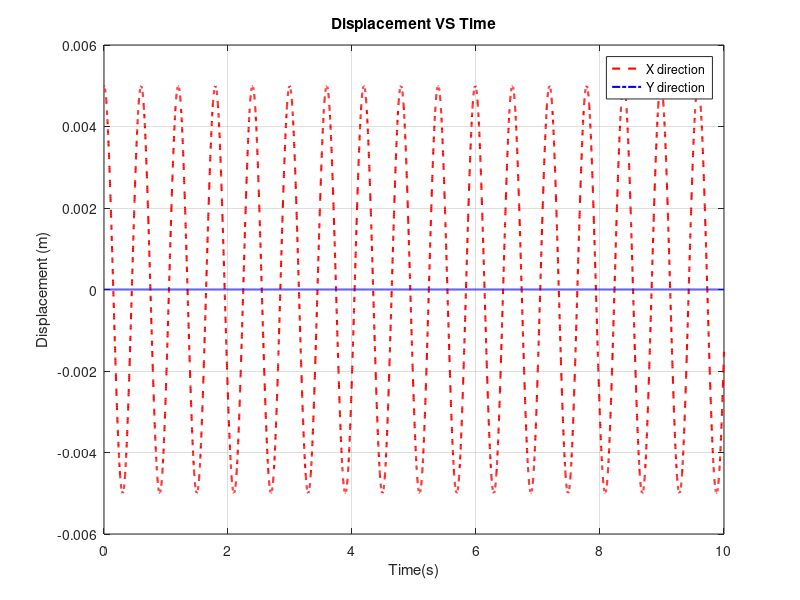
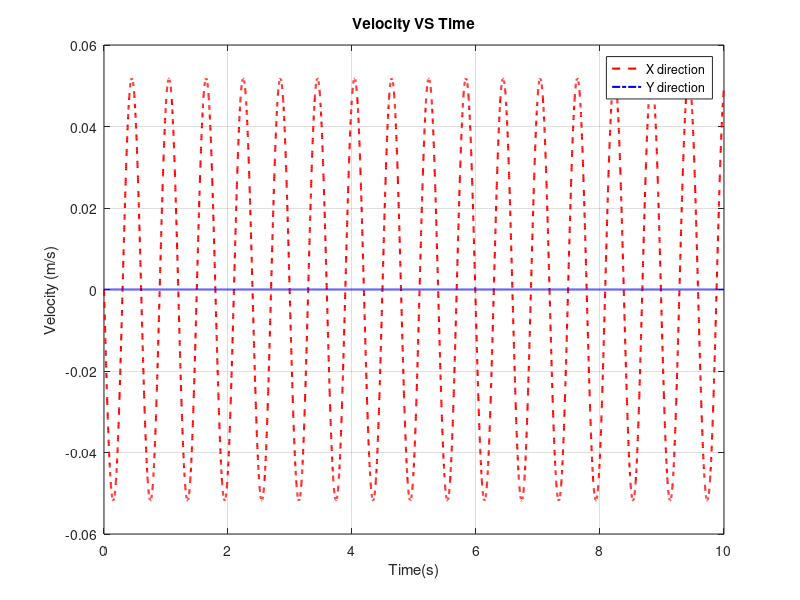
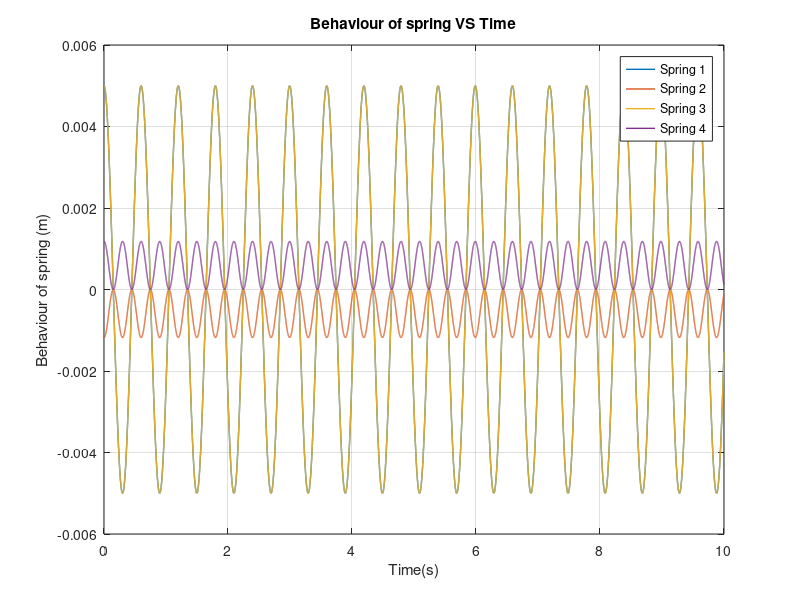
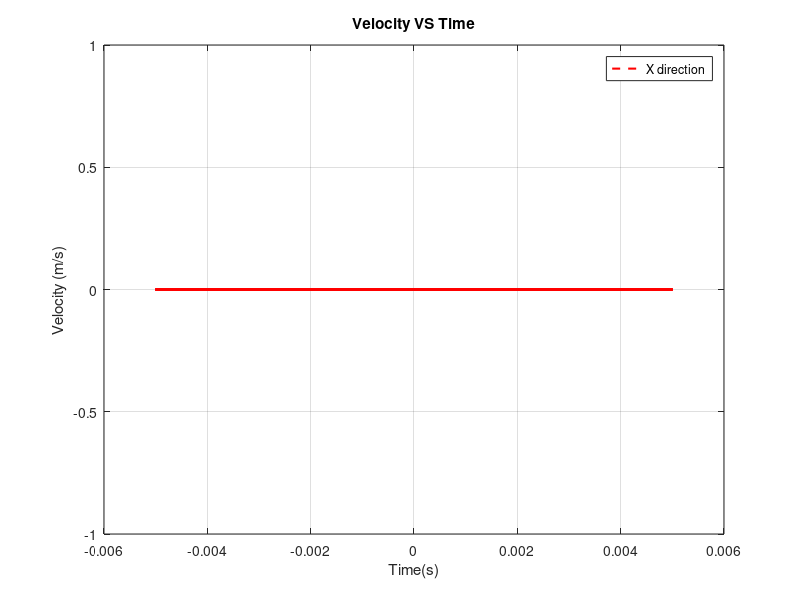

These figures' MATLAB source, in order:
clear all
close all
clc

% Initialise variables
%input Mass Value
m = 0.815
%Input for spring constants.
k = 41.5
%Input length of spring.
l = 0.01

h = 0.001;
t = 0:h:10;
N = length(t);

% Initialise vectors
z1    = zeros(N,1);
z2    = zeros(N,1);
z3    = zeros(N,1);
z4    = zeros(N,1);

w = (-k)/m;

% Initialise derivative functions

dz1 = @(t, z1, z2, z3, z4) z3;               % dx/dt = z1 
dz2 = @(t, z1, z2, z3, z4) z4;               % dy/dt = z2 
dz3 = @(t, z1, z2, z3, z4) w*( (((z1+l)*(sqrt((z1+l).^2 + z2.^2)-l))./(sqrt( (z1+l).^2 + z2.^2 )))+...
                               (( z1*(sqrt( (z2+l).^2 + z1.^2)-l))./(sqrt( (z2+l).^2 + z1.^2)))-...
                               (( (l-z1)*(sqrt( (l-z1).^2 + z2.^2)-l))./(sqrt( (l-z1).^2 + z2.^2)))+...
                               ((z1*(sqrt((l-z2).^2 + z1.^2)-l))./(sqrt((l-z2).^2 + z1.^2 )))); % dz1/dt = z3
dz4 = @(t, z1, z2, z3, z4) w*( ((z2*(sqrt((z1+l).^2 + z2.^2)-l))./(sqrt((z1+l).^2 + z2.^2)))+...
                               ((z2*(sqrt((l-z1).^2 + z2.^2)-l))./(sqrt( (l-z1).^2 + z2.^2)))+...
                               (((z2+l)*(sqrt(z1.^2 + (z2+l).^2)-l))./(sqrt(z1.^2 + (z2+l).^2)))+...
                               (((z2-l)*(sqrt(z1.^2 + (l-z2).^2)-l))./(sqrt(z1.^2 + (l-z2).^2))));  % dz2/dt = z4 

%Starting conditions

z1(1) = 0.005; 
z2(1) = 0;
z3(1) = 0;
z4(1) = 0;

% Initialise K vectors

kz1 = zeros(1,4); % to store K values for z1
kz2 = zeros(1,4); % to store K values for z2
kz3 = zeros(1,4); % to store K values for z3
kz4 = zeros(1,4); % to store K values for z4

b = [1 2 2 1];   % RK4 coefficients


% Iterate, computing each K value in turn, then the i+1 step values by Runge kutta method

for i = 1:(N-1)
    kz1(1) = dz1(t(i), z1(i), z2(i), z3(i) , z4(i));
    kz2(1) = dz2(t(i), z1(i), z2(i), z3(i) , z4(i));
    kz3(1) = dz3(t(i), z1(i), z2(i), z3(i) , z4(i));
    kz4(1) = dz4(t(i), z1(i), z2(i), z3(i) , z4(i));

    kz1(2) = dz1(t(i) + (h/2), z1(i) + (h/2)*kz1(1), z2(i) + (h/2)*kz2(1), z3(i) + (h/2)*kz3(1) , z4(i) + (h/2)*kz4(1));
    kz2(2) = dz2(t(i) + (h/2), z1(i) + (h/2)*kz1(1), z2(i) + (h/2)*kz2(1), z3(i) + (h/2)*kz3(1) , z4(i) + (h/2)*kz4(1));
    kz3(2) = dz3(t(i) + (h/2), z1(i) + (h/2)*kz1(1), z2(i) + (h/2)*kz2(1), z3(i) + (h/2)*kz3(1) , z4(i) + (h/2)*kz4(1));
    kz4(2) = dz4(t(i) + (h/2), z1(i) + (h/2)*kz1(1), z2(i) + (h/2)*kz2(1), z3(i) + (h/2)*kz3(1) , z4(i) + (h/2)*kz4(1));
    
    kz1(3) = dz1(t(i) + (h/2), z1(i) + (h/2)*kz1(2), z2(i) + (h/2)*kz2(2), z3(i) + (h/2)*kz3(2) , z4(i) + (h/2)*kz4(2));
    kz2(3) = dz2(t(i) + (h/2), z1(i) + (h/2)*kz1(2), z2(i) + (h/2)*kz2(2), z3(i) + (h/2)*kz3(2) , z4(i) + (h/2)*kz4(2));
    kz3(3) = dz3(t(i) + (h/2), z1(i) + (h/2)*kz1(2), z2(i) + (h/2)*kz2(2), z3(i) + (h/2)*kz3(2) , z4(i) + (h/2)*kz4(2));
    kz4(3) = dz4(t(i) + (h/2), z1(i) + (h/2)*kz1(2), z2(i) + (h/2)*kz2(2), z3(i) + (h/2)*kz3(2) , z4(i) + (h/2)*kz4(2));

    kz1(4) = dz1(t(i) + h, z1(i) + h*kz1(3), z2(i) + h*kz2(3), z3(i) + h*kz3(3) , z4(i)+ h*kz4(3));
    kz2(4) = dz2(t(i) + h, z1(i) + h*kz1(3), z2(i) + h*kz2(3), z3(i) + h*kz3(3) , z4(i)+ h*kz4(3));
    kz3(4) = dz3(t(i) + h, z1(i) + h*kz1(3), z2(i) + h*kz2(3), z3(i) + h*kz3(3) , z4(i)+ h*kz4(3));
    kz4(4) = dz4(t(i) + h, z1(i) + h*kz1(3), z2(i) + h*kz2(3), z3(i) + h*kz3(3) , z4(i)+ h*kz4(3));
    
    z1(i+1) = z1(i) + (h/6)*sum(b.*kz1);      
    z2(i+1) = z2(i) + (h/6)*sum(b.*kz2);      
    z3(i+1) = z3(i) + (h/6)*sum(b.*kz3);
    z4(i+1) = z4(i) + (h/6)*sum(b.*kz4);
     
    
end   

%displacments of springs

spring_1 = sqrt((z1+l).^2+ z2.^2)-l ; %l1
spring_4 = sqrt((z2+l).^2+ z1.^2)-l ; %l4
spring_2 = l- sqrt((l-z2).^2+ z1.^2); %l2
spring_3 = l- sqrt((l-z1).^2+ z2.^2); %l3

% Group together in one solution matrix

disp('Values of t z1 z2 z3 z4 spring_1 spring_2 spring_3 spring_4 ');
Answer_Matrix = [t' z1 z2 z3 z4 spring_1 spring_2 spring_3 spring_4 ];


%plot results

figure()
plot(t,z1,'--r','linewidth',1.5);
hold on
plot(t,z2,'-.b','linewidth',1.5);
hold on
xlabel('Time(s)');
ylabel('Displacement (m)');
title('Displacement VS Time')
legend('X direction', 'Y direction');
grid on

figure()
plot(t,z3,'--r','linewidth',1.5);
hold on
plot(t,z4,'-.b','linewidth',1.5);
hold on
xlabel('Time(s)');
ylabel('Velocity (m/s)');
title('Velocity VS Time')
legend('X direction', 'Y direction');
grid on

figure()
plot(t,spring_1,'linewidth',1);
hold on
plot(t,spring_2,'linewidth',1);
hold on
plot(t,spring_3,'linewidth',1);
hold on
plot(t,spring_4,'linewidth',1);
hold on
xlabel('Time(s)');
ylabel('Behaviour of spring (m)');
title('Behaviour of spring VS Time')
legend('Spring 1', 'Spring 2','Spring 3','Spring 4');
grid on

figure()
plot(z1,z2,'--r','linewidth',1.5);
xlabel('Time(s)');
ylabel('Velocity (m/s)');
title('Velocity VS Time')
legend('X direction', 'Y direction');
grid on





